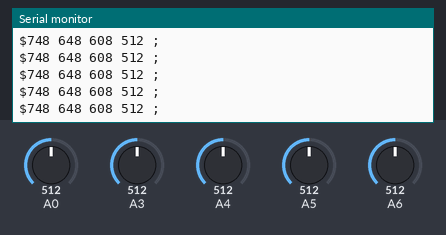
Recording of a sketch running on a simulated Arduino Nano, built with avr-gcc and run on an emulated ATmega328P. Parts: the last lines printed to the serial monitor. Inputs (shaded band) come from the test bench; at power-on: A0 = 512, A4 = 512, A3 = 512, A5 = 512, A6 = 512. No radio packets arrive unless stated.

Above: at 1.2 s.
1.3 s: A0 set to 109
At 2.1 s:
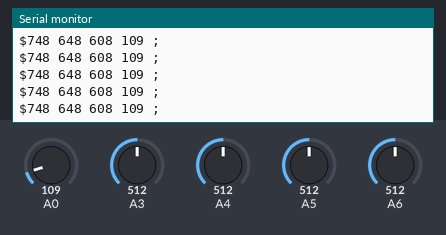
2.8 s: A0 set to 93
At 3.3 s:
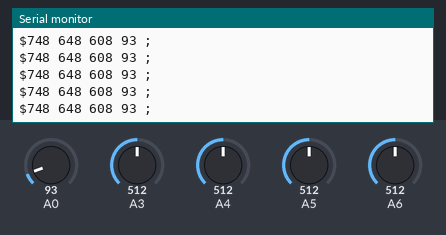
8.8 s: A4 set to 670
At 9.7 s:
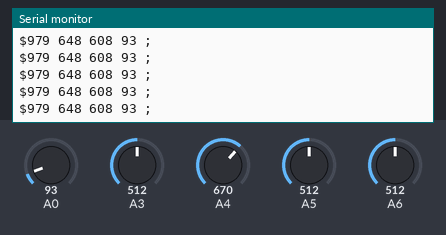
10.3 s: A4 set to 696
At 11.3 s:
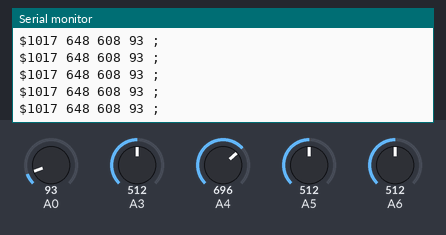
Timing chart, 0 to 13.3 s (numbered marks = the images above; inputs shaded):
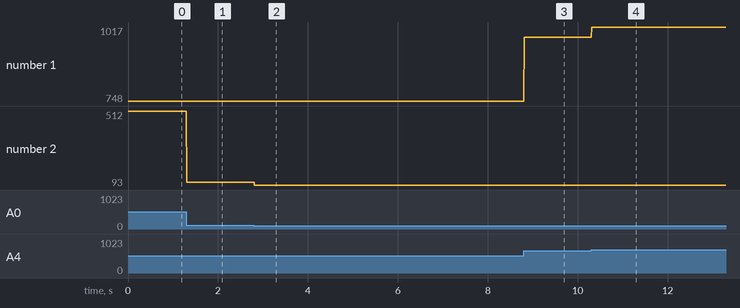

The sketch:

Transmitter.ino
```cpp
int yawcal = -89,
    pitchcal = 136,
    rollcal = 96;

int arr[5] = {0,0,0,0,0};
float arr1[2] = {0,0};

#include <SPI.h>
#include "RF24.h"


RF24 transradio(9,10);

byte addresses[][6] = {"Hawan","Pawan"};

void setup() {
  Serial.begin(115200);
  digitalWrite(A0, INPUT_PULLUP);
  digitalWrite(A1, INPUT_PULLUP);
  pinMode(10,OUTPUT);
  //transradio.setAutoAck(false);

  transradio.begin();
  transradio.setPALevel(RF24_PA_MAX);
  transradio.setPayloadSize(10);
  //transradio.printDetails();
  transradio.openWritingPipe(addresses[1]);
  transradio.openReadingPipe(1,addresses[0]);
  transradio.setAutoAck(false);
  transradio.setRetries(15,15);
  transradio.setDataRate(RF24_1MBPS);
  transradio.setChannel(124);

}

/*
A0-RightSwitch
A1-LeftSwitch
A2-RightPot
A3-Pitch - 64 - 377 - 700
A4-Throttle - 0 - 655
A5-Yaw - 235 - 601 - 983
A6-Roll - 20 - 415 - 773
A7-LeftPot
*/

void loop() {
  arr[0]=map(analogRead(A4),0,700,0,1023);
  arr[1]=constrain(analogRead(A3)+pitchcal,0,1023);
  arr[2]=constrain(analogRead(A6)+rollcal,0,1023);
  arr[3]=analogRead(A0);
  arr[4]=constrain(analogRead(A5)+yawcal,0,1023);

 transradio.stopListening();
 delay(2);


if(!transradio.write(&arr,sizeof(arr),1)){
  //Serial.println("Sending Failed");
  Serial.print(arr[0]);
   Serial.print(",");
   Serial.print(arr[1]);
   Serial.print(",");
   Serial.print(arr[2]);
   Serial.print(",");
   Serial.print(arr[3]);
   Serial.print(",");
   Serial.print(arr[4]);
   Serial.print(",");
   Serial.println("");
   digitalWrite(10,LOW);
    }
  else
  {
   //Serial.println("Sending Success");
   Serial.print("$");
   Serial.print(arr[0]);
   Serial.print(" ");
   Serial.print(arr[1]);
   Serial.print(" ");
   Serial.print(arr[2]);
   Serial.print(" ");
   Serial.print(arr[3]);
   Serial.print(" ");
//   Serial.print(arr[4]);
//   Serial.print("");
   Serial.println(";");
   digitalWrite(10,HIGH);
  }
  // put your main code here, to run repeatedly:

}
```

Measured:
- after the input at 1.3 s, the serial monitor: prints a new line at once (image 1)
- after the input at 2.8 s, the serial monitor: prints a new line at once (image 2)
- after the input at 8.8 s, the serial monitor: prints a new line at once (image 3)
- after the input at 10.3 s, the serial monitor: prints a new line at once (image 4)
- plotted number 1: 748 → 979 after the input at 8.8 s, 979 → 1017 after the input at 10.3 s
- plotted number 2: 512 → 109 after the input at 1.3 s, 109 → 93 after the input at 2.8 s
